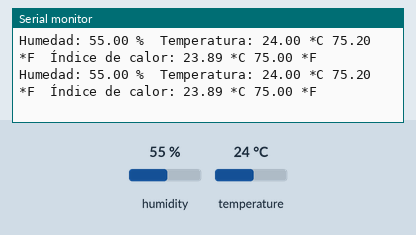
This sketch was run on a simulated Arduino Uno, built with avr-gcc and run on an emulated ATmega328P. Parts: the last lines printed to the serial monitor. The inputs (shaded band) are chosen by the test bench; at power-on: humidity 55 %, temperature 24 °C.

Above: at 10.8 s.
10.9 s: humidity set to 22 %
At 16.3 s:
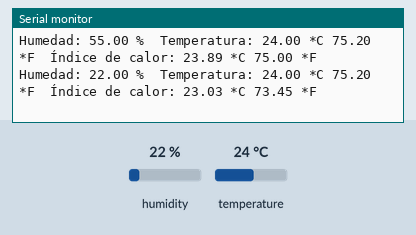
18.4 s: temperature set to 12 °C
At 21.0 s:
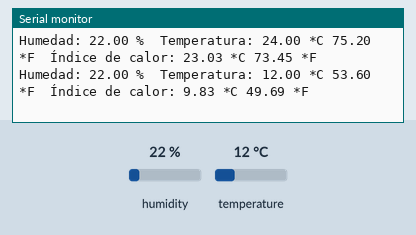
25.9 s: humidity set to 40 %
At 31.6 s:
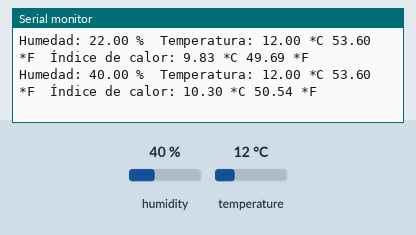
Timing chart, 0 to 33.1 s (numbered marks = the images above; inputs shaded):
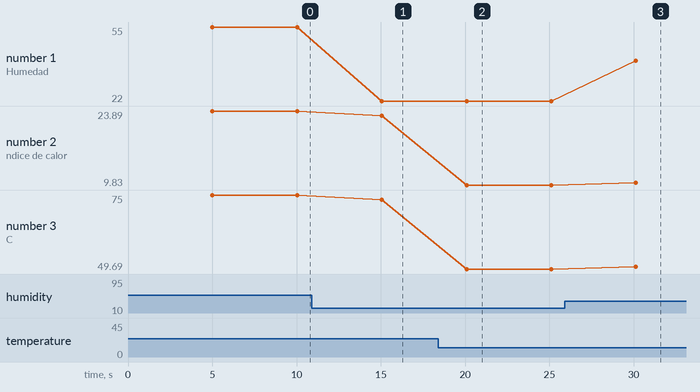

The sketch:

tempdht22.ino
```cpp
//Incluimos la libreria
#include <DHT.h>
//#include <LiquidCrystal.h>

//Defino el pin digital donde se conecta el sensor
#define DHTPIN 3

#define DHTTYPE DHT22


//const int rs = 12, en = 11, d4 = 5, d5 = 4, d6 = 3, d7 = 2;
//LiquidCrystal lcd(rs, en, d4, d5, d6, d7);


DHT dht(DHTPIN, DHTTYPE);

void setup() {
  // put your setup code here, to run once:
 Serial.begin(9600);

  // Comenzamos el sensor DHT
  dht.begin();
/*
    // set up the LCD's number of columns and rows:
  lcd.begin(16, 2);
  // Print a message to the LCD.
  lcd.print("Temperature");
  lcd.setCursor(0, 1);
  lcd.print("v1.0 :)");*/


}

void loop() {
  // put your main code here, to run repeatedly:
    // Esperamos 5 segundos entre medidas
  delay(5000);

  // Leemos la humedad relativa
  float h = dht.readHumidity();
  // Leemos la temperatura en grados centígrados (por defecto)
  float t = dht.readTemperature();
  // Leemos la temperatura en grados Fahrenheit
  float f = dht.readTemperature(true);

  // Comprobamos si ha habido algún error en la lectura
  if (isnan(h) || isnan(t) || isnan(f)) {
    Serial.println("Error obteniendo los datos del sensor DHT11");
    return;
  }

  // Calcular el índice de calor en Fahrenheit
  float hif = dht.computeHeatIndex(f, h);
  // Calcular el índice de calor en grados centígrados
  float hic = dht.computeHeatIndex(t, h, false);

 //lcd.print("hello, world!");
 /*
  lcd.setCursor(0, 0);
  lcd.print("T: ");
  lcd.print(t);
  lcd.print(" - ");
  lcd.print(hic);
  lcd.print(" *C");

  lcd.setCursor(0, 1);
  lcd.print("H: ");
  lcd.print(h);
  lcd.print(" %");
*/

  //Serial.print(f);
  //Serial.print(" *F\t");
  //lcd.print("Calor: ");
  //lcd.print(hic);
  //lcd.print(" *C ");
  //Serial.print(hif);
  //Serial.print(" *F");
  //Serial.print("\n");

  Serial.print("Humedad: ");
  Serial.print(h);
  Serial.print(" %\t");
  Serial.print("Temperatura: ");
  Serial.print(t);
  Serial.print(" *C ");
  Serial.print(f);
  Serial.print(" *F\t");
  Serial.print("Índice de calor: ");
  Serial.print(hic);
  Serial.print(" *C ");
  Serial.print(hif);
  Serial.print(" *F");
  Serial.print("\n");

}
```

Measured:
- after the input at 10.9 s, the serial monitor: prints a new line after 4.2 s (image 1)
- after the input at 18.4 s, the serial monitor: prints a new line after 1.7 s (image 2)
- after the input at 25.9 s, the serial monitor: prints a new line after 4.2 s (image 3)
- plotted number 1: 55 → 22 after the input at 10.9 s, 22 → 40 after the input at 25.9 s
- plotted number 2: 23.89 → 23.03 after the input at 10.9 s, 23.03 → 9.83 after the input at 18.4 s, 9.83 → 10.3 after the input at 25.9 s
- plotted number 3: 75 → 73.45 after the input at 10.9 s, 73.45 → 49.69 after the input at 18.4 s, 49.69 → 50.54 after the input at 25.9 s
